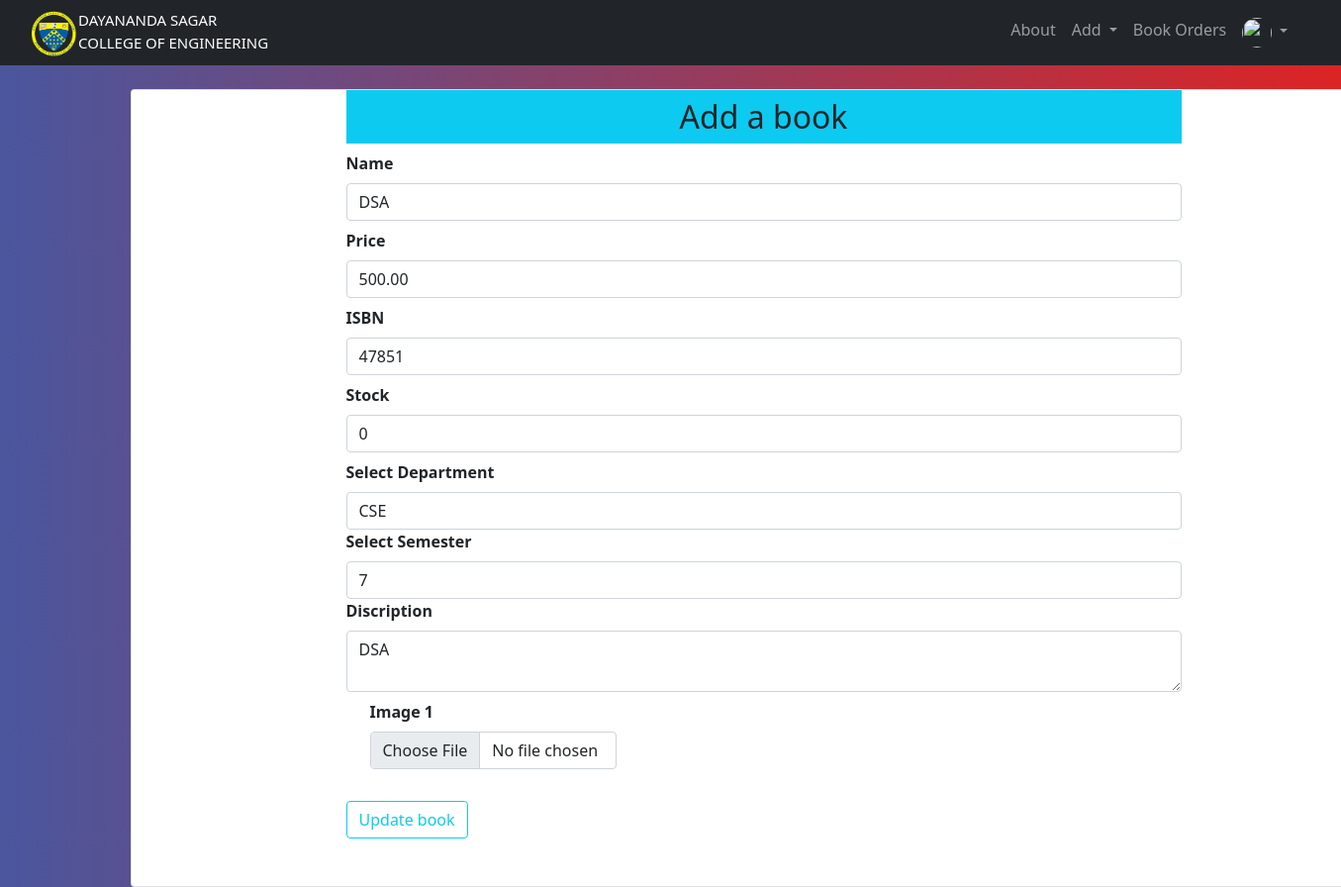
Page /updatebook/1 (signed in) on the earlier database version.
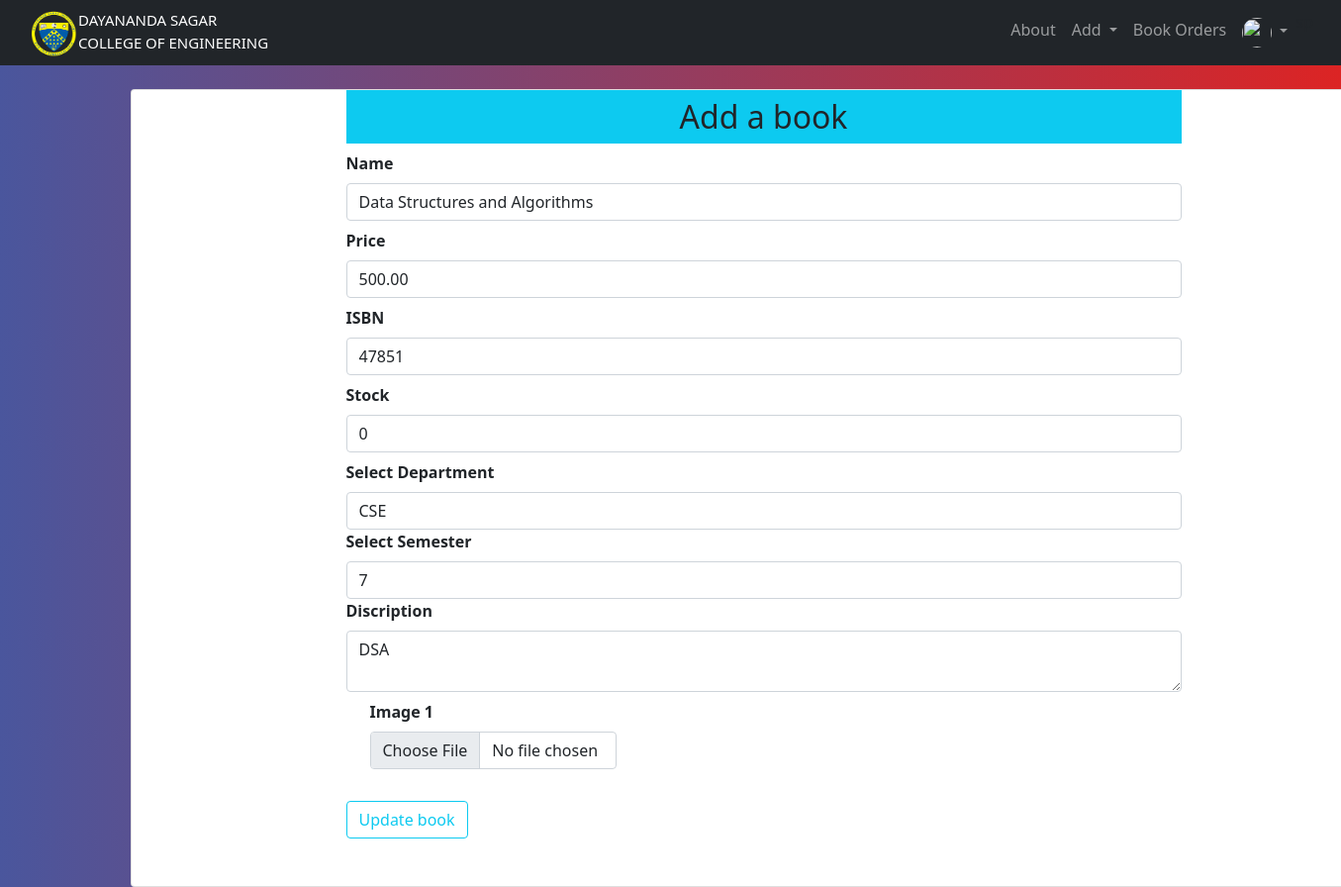
Same page on the later database version.
### website/models.py (models this page shows, shortened)
class Addbook(db.Model):
    __tablename__='addbook'
    __searchable__ = ['name', 'desc', 'isbn']
    id = db.Column(db.Integer, primary_key=True)
    name = db.Column(db.String(80), nullable=False)
    price = db.Column(db.Numeric(10,2), nullable=False)
    isbn = db.Column(db.Integer,default=0)
    stock = db.Column(db.Integer,nullable=False)
    available_copies = db.Column(db.Integer,nullable=False)
    desc = db.Column(db.Text, nullable=False)
    pub_date = db.Column(db.DateTime, nullable=False, default=datetime.utcnow)
    department_id = db.Column(db.Integer, db.ForeignKey('department.id'),nullable=False)
    department = db.relationship('Department', backref=db.backref('departments',lazy=True))
    semester_id = db.Column(db.Integer, db.ForeignKey('semester.id'),nullable=False)
    semester = db.relationship('Semester', backref=db.backref('semesters',lazy=True))
    image_1 = db.Column(db.String(150), nullable=False, default='image.jpg')
    image_2 = db.Column(db.String(150), nullable=False, default='image.jpg')
    image_3 = db.Column(db.String(150), nullable=False, default='image.jpg')

### website/add.py (the view, shortened to what this page needs)
@add.route('/updatebook/<int:id>',methods=['GET','POST'])
@requires_access_level("admin")
def updatebook(id):
    departments = Department.query.all()
    semesters = Semester.query.all()
    book = Addbook.query.get_or_404(id)
    department = request.form.get('department')
    semester = request.form.get('semester')
    form = Addbooks(request.form)
    form.name.data = book.name
    form.price.data = book.price
    form.isbn.data = book.isbn
    form.stock.data = book.stock
    form.discription.data = book.desc
    return render_template('updatebook.html', form = form, user=current_user, departments = departments, semesters = semesters, book = book )

### website/forms.py
class Addbooks(Form):
    name = StringField('Name',[validators.DataRequired()])
    price = DecimalField('Price',[validators.DataRequired()])
    isbn = IntegerField('ISBN', default=0)
    stock = IntegerField('Stock',[validators.DataRequired()])
    discription = TextAreaField('Discription',[validators.DataRequired()])
    image_1 = FileField('Image 1', validators=[FileRequired(), FileAllowed(['jpg','png','gif','jpeg'],'images only please')])
    image_2 = FileField('Image 2', validators=[FileAllowed(['jpg','png','gif','jpeg'],'images only please')])
    image_3 = FileField('Image 3', validators=[FileAllowed(['jpg','png','gif','jpeg'],'images only please')])

### website/models.py (called while the page is built)
        def get_urole(self):
                return self.urole

### website/templates/updatebook.html (shortened to what this page needs)
{% extends "base.html" %} {% block title %}Update book{% endblock %}
{% block content %}
<br>
<div class="container">
        <div class="card" style="width : 80rem;">
            <div class="row">
                <div class="col-md-2"></div>
                    <div class="col-md-8">
                    <h2 class="text-center bg-info p-2">Add a book</h2>
                    {% from "_formhelpers.html" import render_field %}
                    <form action="" method="POST" enctype="multipart/form-data">
                    {{render_field(form.name, class="form-control", placeholder="Add book name")}}
                    {{render_field(form.price, class="form-control", placeholder="Add book price")}}
                    {{render_field(form.isbn, class="form-control", placeholder="Add book ISBN")}}
                    {{render_field(form.stock, class="form-control", placeholder="Add book stock")}}
                    <label for="department"><b>Select Department</b></label>
                    <select name="department" id="department" class="form-control" required>
                        <option value="{{book.department_id}}">{{book.department.name}}</option>
                    </select>
                    <label for="semester"><b>Select Semester</b></label>
                    <select name="semester" id="semester" class="form-control" required>
                        <option value="{{book.semester_id}}">{{book.semester.name}}</option>
                    </select>
                    {{render_field(form.discription, class="form-control", placeholder="Add book detail")}}
            <div class="container">
                <div class="row">
                    <div class="col-md-4">{{ render_field(form.image_1, class="form-control")}}</div>
                </div>
            </div>
        <button type="submit" class="btn btn-outline-info mt-4 mb-5">Update book</button>
        <br>
        </form>
    </div>
</div>
</div>
</div>
{% endblock %}

Differences in the rows shown:
changed Addbook: name "DSA" → "Data Structures and Algorithms"
